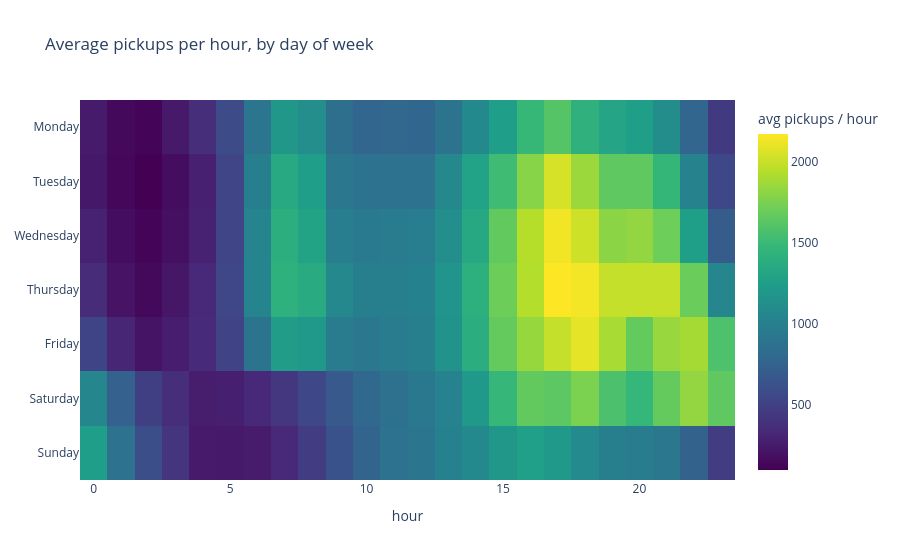

Notebook code cell kept with this figure:
### Code cell
heat = df.groupby(['weekday', 'hour']).size().unstack() / n_days.values[:, None]
fig = px.imshow(heat.values, x=list(range(24)), y=DAYS, aspect='auto', color_continuous_scale='Viridis',
                labels=dict(x='hour', y='', color='avg pickups / hour'), title='Average pickups per hour, by day of week')
fig.show()
peak = heat.stack().idxmax(); low = heat.stack().idxmin()
print(f'Peak: {DAYS[peak[0]]} {peak[1]}:00 ({heat.max().max():.0f} pickups/hour on average); lowest: {DAYS[low[0]]} {low[1]}:00 ({heat.min().min():.0f})')

### Figure 1 — Plotly figure (JSON) as saved in the notebook; plotly's stock layout.template omitted (floating-point values rounded to 4 significant figures; data arrays with more than 128 entries replaced by an {"elided": "..."} marker saying what was removed)
{"data": [{"coloraxis": "coloraxis", "hovertemplate": "hour: %{x}<br>y: %{y}<br>avg pickups / hour: %{z}<extra></extra>", "name": "0", "type": "heatmap", "x": [0, 1, 2, 3, 4, 5, 6, 7, 8, 9, 10, 11, 12, 13, 14, 15, 16, 17, 18, 19, 20, 21, 22, 23], "xaxis": "x", "y": ["Monday", "Tuesday", "Wednesday", "Thursday", "Friday", "Saturday", "Sunday"], "yaxis": "y", "z": {"elided": "7x24 float values"}}], "layout": {"coloraxis": {"colorbar": {"title": {"text": "avg pickups / hour"}}, "colorscale": [[0.0, "#440154"], [0.1111, "#482878"], [0.2222, "#3e4989"], [0.3333, "#31688e"], [0.4444, "#26828e"], [0.5556, "#1f9e89"], [0.6667, "#35b779"], [0.7778, "#6ece58"], [0.8889, "#b5de2b"], [1.0, "#fde725"]]}, "title": {"text": "Average pickups per hour, by day of week"}, "xaxis": {"anchor": "y", "domain": [0.0, 1.0], "title": {"text": "hour"}}, "yaxis": {"anchor": "x", "autorange": "reversed", "domain": [0.0, 1.0]}}}
